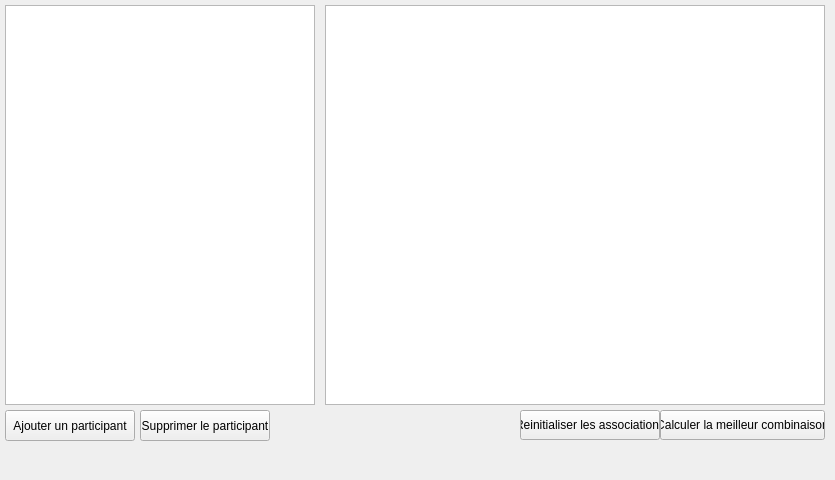
<?xml version="1.0" encoding="UTF-8"?>
<ui version="4.0">
 <class>MainWindow</class>
 <widget class="QMainWindow" name="MainWindow">
  <property name="geometry">
   <rect>
    <x>0</x>
    <y>0</y>
    <width>835</width>
    <height>480</height>
   </rect>
  </property>
  <property name="windowTitle">
   <string>MainWindow</string>
  </property>
  <widget class="QWidget" name="centralWidget">
   <widget class="QTreeView" name="treeView">
    <property name="geometry">
     <rect>
      <x>5</x>
      <y>5</y>
      <width>310</width>
      <height>400</height>
     </rect>
    </property>
   </widget>
   <widget class="QTreeView" name="treeView_2">
    <property name="geometry">
     <rect>
      <x>325</x>
      <y>5</y>
      <width>500</width>
      <height>400</height>
     </rect>
    </property>
    <property name="sortingEnabled">
     <bool>true</bool>
    </property>
   </widget>
   <widget class="QPushButton" name="AddParticipant">
    <property name="geometry">
     <rect>
      <x>5</x>
      <y>410</y>
      <width>130</width>
      <height>31</height>
     </rect>
    </property>
    <property name="text">
     <string>Ajouter un participant</string>
    </property>
   </widget>
   <widget class="QPushButton" name="ResetAssociations">
    <property name="geometry">
     <rect>
      <x>520</x>
      <y>410</y>
      <width>140</width>
      <height>30</height>
     </rect>
    </property>
    <property name="text">
     <string>Reinitialiser les associations</string>
    </property>
   </widget>
   <widget class="QPushButton" name="ComputeAssociations">
    <property name="geometry">
     <rect>
      <x>660</x>
      <y>410</y>
      <width>165</width>
      <height>30</height>
     </rect>
    </property>
    <property name="text">
     <string>Calculer la meilleur combinaison</string>
    </property>
   </widget>
   <widget class="QPushButton" name="DeleteParticipant">
    <property name="geometry">
     <rect>
      <x>140</x>
      <y>410</y>
      <width>130</width>
      <height>31</height>
     </rect>
    </property>
    <property name="text">
     <string>Supprimer le participant</string>
    </property>
   </widget>
  </widget>
  <action name="actionNouveau">
   <property name="text">
    <string>Nouveau</string>
   </property>
  </action>
  <action name="actionOuvrir">
   <property name="text">
    <string>Ouvrir</string>
   </property>
  </action>
  <action name="actionSauvegarder">
   <property name="text">
    <string>Sauvegarder</string>
   </property>
  </action>
  <action name="actionQuitter">
   <property name="text">
    <string>Quitter</string>
   </property>
  </action>
 </widget>
 <layoutdefault spacing="6" margin="11"/>
 <resources/>
 <connections/>
</ui>
